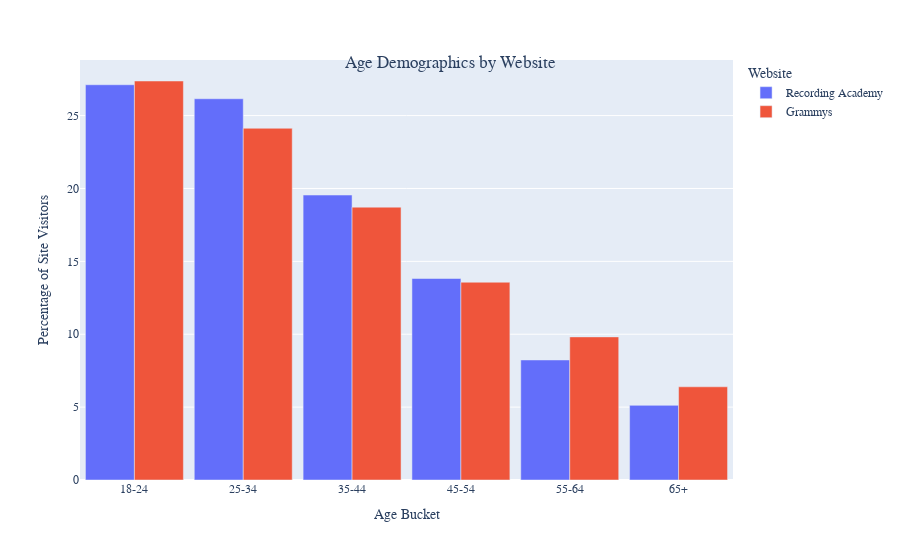

Notebook code for this chart:
### Markdown cell above
I then summarized the data in a bar graph, showing the proportion of visitors in age group buckets across both sites.

### Code cell
# age_group and pct_visitors bar chart
px.bar(
    age_df, 
    x="age_group", 
    y="pct_visitors", 
    color="website", 
    barmode="group"

# Make pretty
).update_layout(
    bargap=.1,
    font={
        "family":"Century Gothic"
    },
    legend_title="Website",
    title={
        "text":"Age Demographics by Website",
        "x":.5,
        "y":.9,
        "xanchor":"center",
        "yanchor":"top"
    },
    xaxis_title="Age Bucket",
    yaxis_title="Percentage of Site Visitors"
)

### Figure 1 — Plotly figure (JSON) as saved in the notebook; plotly's stock layout.template omitted (floating-point values rounded to 4 significant figures)
{"data": [{"alignmentgroup": "True", "hovertemplate": "website=Recording Academy<br>age_group=%{x}<br>pct_visitors=%{y}<extra></extra>", "legendgroup": "Recording Academy", "marker": {"color": "#636efa", "pattern": {"shape": ""}}, "name": "Recording Academy", "offsetgroup": "Recording Academy", "orientation": "v", "showlegend": true, "textposition": "auto", "type": "bar", "x": ["18-24", "25-34", "35-44", "45-54", "55-64", "65+"], "xaxis": "x", "y": [27.12, 26.16, 19.55, 13.82, 8.236, 5.12], "yaxis": "y"}, {"alignmentgroup": "True", "hovertemplate": "website=Grammys<br>age_group=%{x}<br>pct_visitors=%{y}<extra></extra>", "legendgroup": "Grammys", "marker": {"color": "#EF553B", "pattern": {"shape": ""}}, "name": "Grammys", "offsetgroup": "Grammys", "orientation": "v", "showlegend": true, "textposition": "auto", "type": "bar", "x": ["18-24", "25-34", "35-44", "45-54", "55-64", "65+"], "xaxis": "x", "y": [27.37, 24.13, 18.72, 13.57, 9.817, 6.394], "yaxis": "y"}], "layout": {"autosize": true, "bargap": 0.1, "barmode": "group", "font": {"family": "Century Gothic"}, "legend": {"title": {"text": "Website"}, "tracegroupgap": 0}, "margin": {"t": 60}, "title": {"text": "Age Demographics by Website", "x": 0.5, "xanchor": "center", "y": 0.9, "yanchor": "top"}, "xaxis": {"anchor": "y", "autorange": true, "domain": [0, 1], "range": [-0.5, 5.5], "title": {"text": "Age Bucket"}, "type": "category"}, "yaxis": {"anchor": "x", "autorange": true, "domain": [0, 1], "range": [0, 28.81], "title": {"text": "Percentage of Site Visitors"}, "type": "linear"}}}
